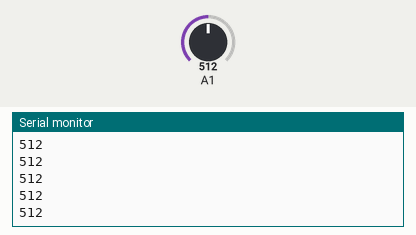
Recording of a sketch running on a simulated Arduino Uno, built with avr-gcc and run on an emulated ATmega328P. Shown: the last lines printed to the serial monitor. The inputs (shaded band) are chosen by the test bench; at power-on: A1 = 512.

Above: at 1.2 s.
1.3 s: A1 set to 716
At 1.48 s:
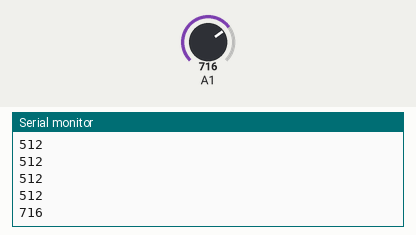
2.8 s: A1 set to 900
At 2.84 s:
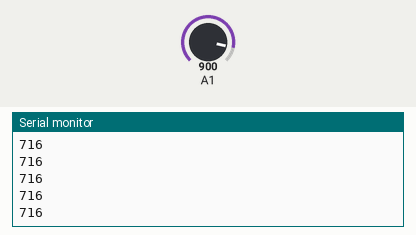
Timing chart, 0 to 5.8 s (numbered marks = the images above; inputs shaded):
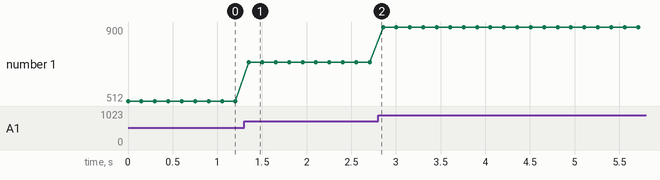

The sketch:

ldr_PD.ino
```cpp
void setup() {
     //myservo1.attach(9);//Branchement du servo1 à la broche 9
     //myservo2.attach(10); // Branchement du servo2 à la broche 10
     Serial.begin(9600);
}

void loop() {
    int val = analogRead(A1);  // lit la valeur de la tension en pont diviseur (entre 0 et 1023)
    //val = map(val, 0, 171, 0, 180);  // le convertir en consigne pour le servo (entre 0 and 180)

    Serial.println(val);

    delay(150);  // attendre
}
```

Measured:
- after the input at 1.3 s, the serial monitor: prints a new line after 0.05 s (image 1)
- plotted number 1: 512 → 716 after the input at 1.3 s, 716 → 900 after the input at 2.8 s
